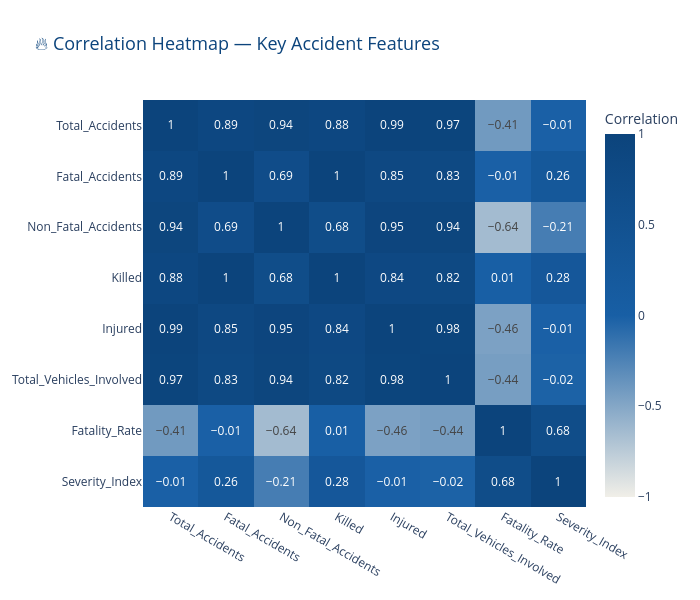

Notebook cell for this chart:
### Code cell
# Chart 09 — Correlation Heatmap
numeric_cols = ['Total_Accidents', 'Fatal_Accidents', 'Non_Fatal_Accidents',
                'Killed', 'Injured', 'Total_Vehicles_Involved',
                'Fatality_Rate', 'Severity_Index']

corr_matrix = df_provinces[numeric_cols].corr().round(2)

fig = px.imshow(
    corr_matrix,
    title='🔥 Correlation Heatmap — Key Accident Features',
    color_continuous_scale=[[0, OFF_WHITE], [0.5, BLUE], [1, NAVY]],
    zmin=-1, zmax=1,
    text_auto=True,
    aspect='auto'
)

fig.update_layout(
    paper_bgcolor='white',
    title_font=dict(size=18, color=NAVY),
    coloraxis_colorbar=dict(title='Correlation'),
    width=700,
    height=600
)

fig.show()
print("✅ Chart 09 done")

### Figure 1 — Plotly figure (JSON) as saved in the notebook; plotly's stock layout.template omitted (floating-point values rounded to 4 significant figures)
{"data": [{"coloraxis": "coloraxis", "hovertemplate": "x: %{x}<br>y: %{y}<br>color: %{z}<extra></extra>", "name": "0", "texttemplate": "%{z}", "type": "heatmap", "x": ["Total_Accidents", "Fatal_Accidents", "Non_Fatal_Accidents", "Killed", "Injured", "Total_Vehicles_Involved", "Fatality_Rate", "Severity_Index"], "xaxis": "x", "y": ["Total_Accidents", "Fatal_Accidents", "Non_Fatal_Accidents", "Killed", "Injured", "Total_Vehicles_Involved", "Fatality_Rate", "Severity_Index"], "yaxis": "y", "z": [[1.0, 0.89, 0.94, 0.88, 0.99, 0.97, -0.41, -0.01], [0.89, 1.0, 0.69, 1.0, 0.85, 0.83, -0.01, 0.26], [0.94, 0.69, 1.0, 0.68, 0.95, 0.94, -0.64, -0.21], [0.88, 1.0, 0.68, 1.0, 0.84, 0.82, 0.01, 0.28], [0.99, 0.85, 0.95, 0.84, 1.0, 0.98, -0.46, -0.01], [0.97, 0.83, 0.94, 0.82, 0.98, 1.0, -0.44, -0.02], [-0.41, -0.01, -0.64, 0.01, -0.46, -0.44, 1.0, 0.68], [-0.01, 0.26, -0.21, 0.28, -0.01, -0.02, 0.68, 1.0]]}], "layout": {"coloraxis": {"cmax": 1, "cmin": -1, "colorbar": {"title": {"text": "Correlation"}}, "colorscale": [[0, "#F1EFE8"], [0.5, "#185FA5"], [1, "#0C447C"]]}, "height": 600, "paper_bgcolor": "white", "title": {"font": {"color": "#0C447C", "size": 18}, "text": "🔥 Correlation Heatmap — Key Accident Features"}, "width": 700, "xaxis": {"anchor": "y", "domain": [0, 1]}, "yaxis": {"anchor": "x", "autorange": "reversed", "domain": [0, 1]}}}
